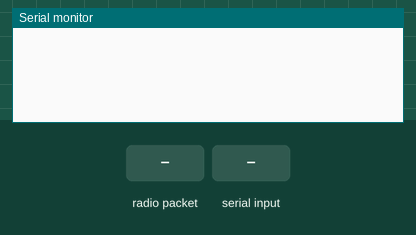
This sketch was run on a simulated Arduino Uno, built with avr-gcc and run on an emulated ATmega328P. On the bench: the last lines printed to the serial monitor. The inputs (shaded band) are chosen by the test bench. No radio packets arrive unless stated.

Above: at 1.2 s.
1.3 s: radio packet "1" arrives
At 1.9 s:
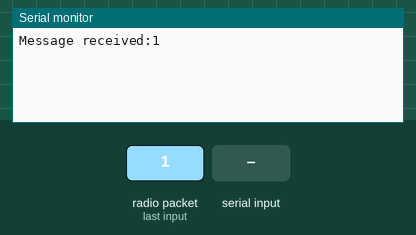
2.8 s: "1" received over Serial
At 5.1 s:
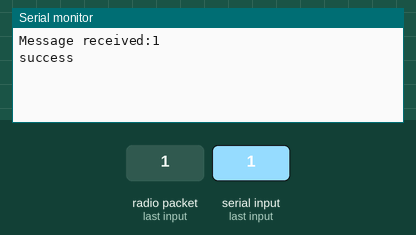

The sketch:

codigo_prueba_NFR24.ino
```cpp
#include <SPI.h>
#include <nRF24L01.h>
#include <RF24.h>

const uint64_t direccionA = 0xF0F0F0F0E0LL;
const uint64_t direccionB = 0xF0F0F0F0E1LL;
RF24 radio(4, 5); //CE, CSN
String message = "000";
char receivedMessage[32];
String msg = "";

void setup() {
  Serial.begin(115200);
  radio.begin();
  radio.setAutoAck(true);
  radio.setChannel(108);
  radio.enableDynamicPayloads();
  radio.setDataRate(RF24_250KBPS);
  radio.openWritingPipe(direccionB);
  radio.openReadingPipe(1, direccionA);
  radio.setPALevel(RF24_PA_LOW);
  radio.startListening();
  radio.setRetries(15, 15);
}

void loop() {
  if(Serial.available() > 0){
    message = Serial.readString();
    message.trim();
    char messageBuffer[32];
    message.toCharArray(messageBuffer, sizeof(messageBuffer));
    radio.stopListening();
    bool success = radio.write(messageBuffer, strlen(messageBuffer) + 1);
    if(success){
      Serial.println("success");
    }
    else{
      Serial.println("failed");
    }
    radio.startListening();
  }
  if(radio.available() > 0){
    memset(receivedMessage, 0, sizeof(receivedMessage));
    uint8_t len = radio.getDynamicPayloadSize();
    radio.read(&receivedMessage, len);
    msg = String(receivedMessage);
    Serial.println("Message received:" + msg);
  }
}
```

Measured:
- after the input at 1.3 s, the serial monitor: prints a new line at once (image 1)
- after the input at 2.8 s, the serial monitor: prints a new line after 1.0 s (image 2)
